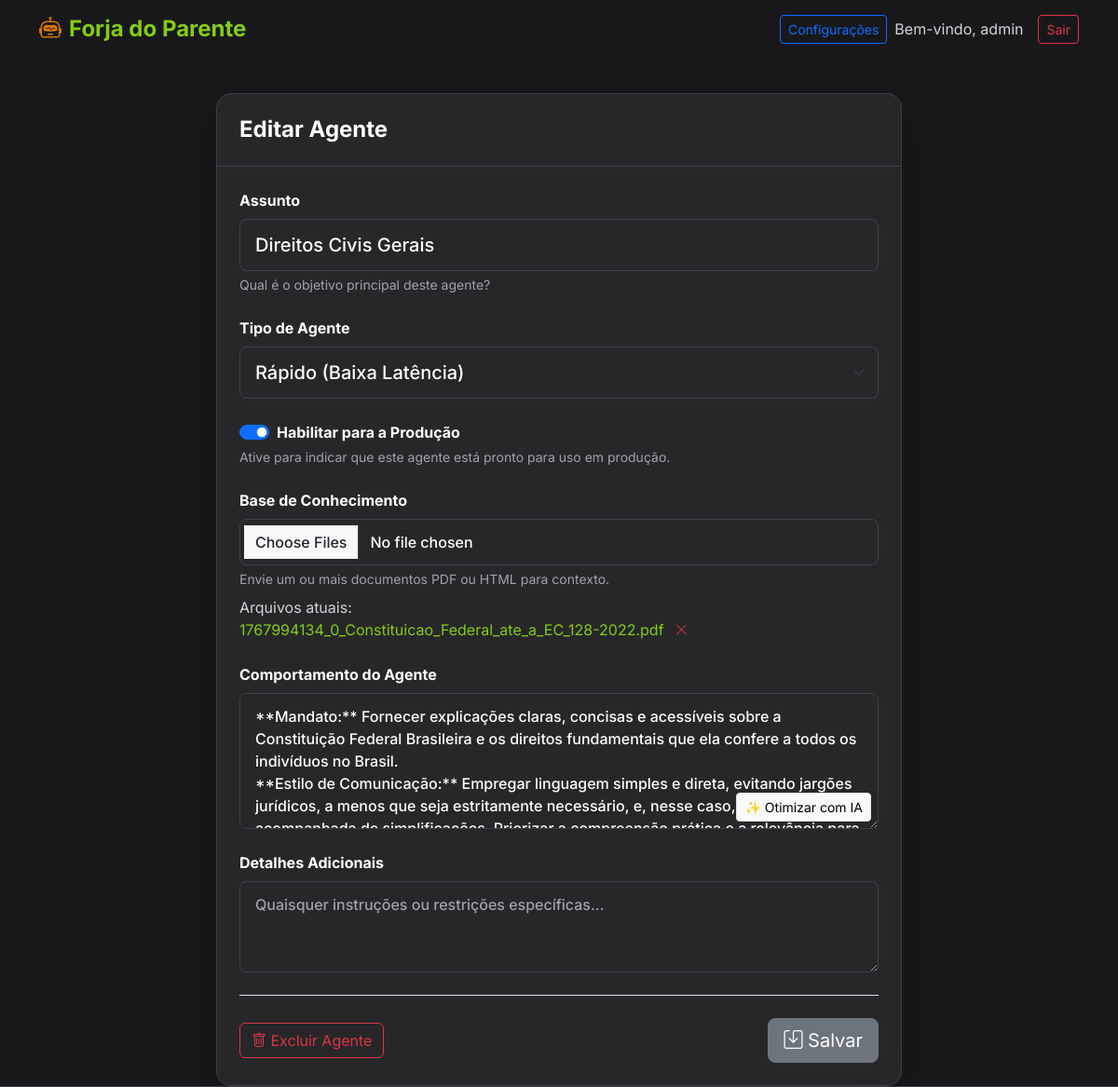
The page /agents/edit?id=5 (signed in) on the database as committed earlier.
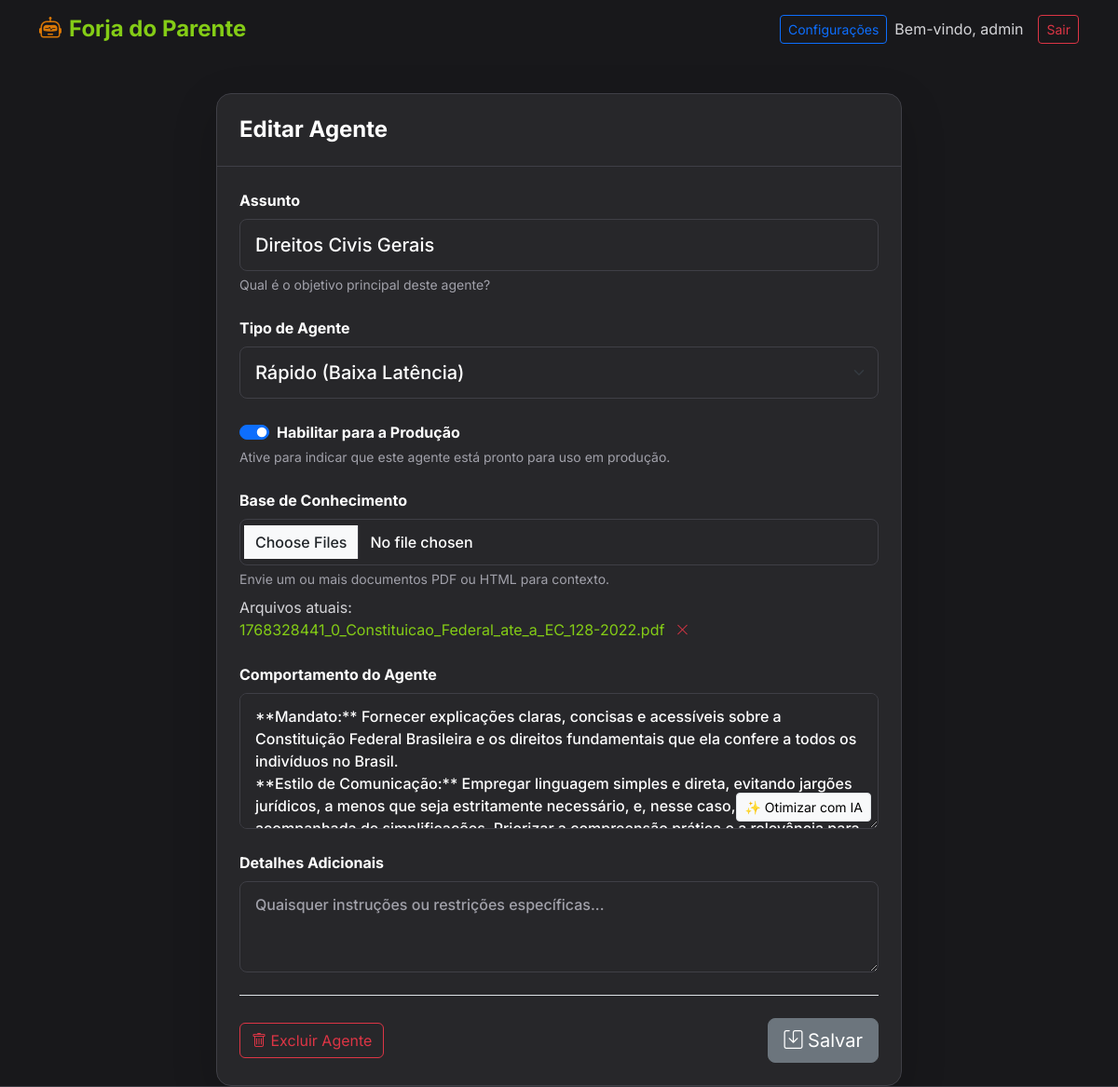
The same page on the database as committed later.
### tables this page shows
CREATE TABLE agent_documents (
    id INTEGER PRIMARY KEY AUTOINCREMENT,
    agent_id INTEGER NOT NULL,
    filename TEXT NOT NULL,
    created_at DATETIME DEFAULT CURRENT_TIMESTAMP,
    FOREIGN KEY (agent_id) REFERENCES agents(id) ON DELETE CASCADE
);

### app/Controllers/AgentController.php (called while the page is built, shortened)
<?php
require_once __DIR__ . '/../Core/Database.php';
class AgentController extends Controller
{
    private $db;
    public function __construct()
    {
        $this->db = new Database();
    }
    public function edit()
    {
        $id = $_GET['id'] ?? null;
        $agent = $this->db->getAgentById($id);
        $this->view('agents/form', ['isEdit' => true, 'agent' => $agent]);
    }
}

### public/index.php (called while the page is built, shortened)
<?php
$router = new Router();
$router->get('/', 'HomeController@index');
$router->post('/', 'HomeController@index');
$router->get('/agents/create', 'AgentController@create');
$router->post('/agents/store', 'AgentController@store');
$router->get('/agents/edit', 'AgentController@edit');
$router->post('/agents/update', 'AgentController@update');
$router->post('/agents/delete', 'AgentController@delete');
$router->post('/agents/delete-file', 'AgentController@deleteFile');
$router->get('/agents/download', 'AgentController@download');
$router->get('/agents/test', 'TestController@index');
$router->post('/api/chat', 'TestController@chat');
$router->post('/api/optimize', 'AgentController@optimize');
$router->get('/settings', 'SettingsController@index');
$router->post('/settings', 'SettingsController@index');
$uri = $_SERVER['REQUEST_URI'];
$method = $_SERVER['REQUEST_METHOD'];
$uri = parse_url($uri, PHP_URL_PATH);
$router->dispatch($uri, $method);

### app/Core/Database.php (called while the page is built, shortened)
<?php
class Database
{
    private $pdo;
    public function __construct()
    {
        try {
            $dbFile = __DIR__ . '/../../database.sqlite';
            $this->pdo = new PDO('sqlite:' . $dbFile);
            $this->pdo->setAttribute(PDO::ATTR_ERRMODE, PDO::ERRMODE_EXCEPTION);
            $this->initDb();
        } catch (PDOException $e) {
            die("Database connection failed: " . $e->getMessage());
        }
    }
    private function initDb()
    {
        $this->pdo->exec("CREATE TABLE IF NOT EXISTS users (
            id INTEGER PRIMARY KEY AUTOINCREMENT,
            username TEXT UNIQUE NOT NULL,
            password TEXT NOT NULL,
            role TEXT DEFAULT 'user',
            created_at DATETIME DEFAULT CURRENT_TIMESTAMP
        )");
        $this->pdo->exec("CREATE TABLE IF NOT EXISTS agents (
            id INTEGER PRIMARY KEY AUTOINCREMENT,
            user_id INTEGER,
            subject TEXT,
            type TEXT,
            behaviour TEXT,
            details TEXT,
            knowledge_base TEXT,
            status TEXT DEFAULT 'development',
            created_at DATETIME DEFAULT CURRENT_TIMESTAMP,
            FOREIGN KEY (user_id) REFERENCES users(id)
        )");
        $this->pdo->exec("CREATE TABLE IF NOT EXISTS agent_documents (
            id INTEGER PRIMARY KEY AUTOINCREMENT,
            agent_id INTEGER NOT NULL,
            filename TEXT NOT NULL,
            created_at DATETIME DEFAULT CURRENT_TIMESTAMP,
            FOREIGN KEY (agent_id) REFERENCES agents(id) ON DELETE CASCADE
        )");
        $stmt = $this->pdo->prepare("SELECT COUNT(*) FROM users WHERE username = 'admin'");
        $stmt->execute();
    }
    public function getAgentDocuments($agentId)
    {
        $stmt = $this->pdo->prepare("SELECT * FROM agent_documents WHERE agent_id = ? ORDER BY id ASC");
        $stmt->execute([$agentId]);
        return $stmt->fetchAll(PDO::FETCH_ASSOC);
    }
    public function getAgentById($id)
    {
        $stmt = $this->pdo->prepare("SELECT * FROM agents WHERE id = ?");
        $stmt->execute([$id]);
        return $stmt->fetch(PDO::FETCH_ASSOC);
    }
}

### app/Views/agents/form.php (the view, shortened to what the changed rows need)
<div class="row justify-content-center">
    <div class="col-md-8">
        <div class="card shadow-lg">
            <div class="card-body p-4">
                <form method="POST" action="<?= $isEdit ? '/agents/update' : '/agents/store' ?>" enctype="multipart/form-data" id="agentForm">
                    <div class="mb-4">
                        <?php
                        if ($isEdit) {
                            $db = new Database();
                            $docs = $db->getAgentDocuments($agent['id']);
                            if (!empty($docs)) {
                                echo '<div class="mt-2"><span class="text-muted">Arquivos atuais:</span><ul class="list-unstyled" id="fileList">';
                                foreach ($docs as $doc) {
                                    echo '<li class="d-flex align-items-center mb-1" id="doc-' . $doc['id'] . '">';
                                    echo '<a href="/uploads/' . htmlspecialchars($doc['filename']) . '" target="_blank" class="me-2">' . htmlspecialchars($doc['filename']) . '</a>';
                                    echo '<button type="button" class="btn btn-sm btn-outline-danger border-0 py-0 px-1 delete-file-btn" data-id="' . $doc['id'] . '" title="Remover arquivo"><i class="bi bi-x-lg"></i></button>';
                                    echo '</li>';
                                }
                                echo '</ul></div>';
                            } elseif (!empty($agent['knowledge_base'])) {
                                echo '<div class="mt-2"><span class="text-muted">Arquivo atual (Legacy):</span> <a href="/uploads/' . htmlspecialchars($agent['knowledge_base']) . '" target="_blank">' . htmlspecialchars($agent['knowledge_base']) . '</a></div>';
                            }
                        }
                        ?>
                    </div>
                </form>
            </div>
        </div>
    </div>
</div>
            </div>
<?php
require __DIR__ . '/../layouts/main.php';
?>

Rows that differ between the two databases and show on the page:
removed agent_documents: filename "1767994134_0_Constituicao_Federal_ate_a_EC_128-2022.pdf"
added agent_documents: filename "1768328441_0_Constituicao_Federal_ate_a_EC_128-2022.pdf"
